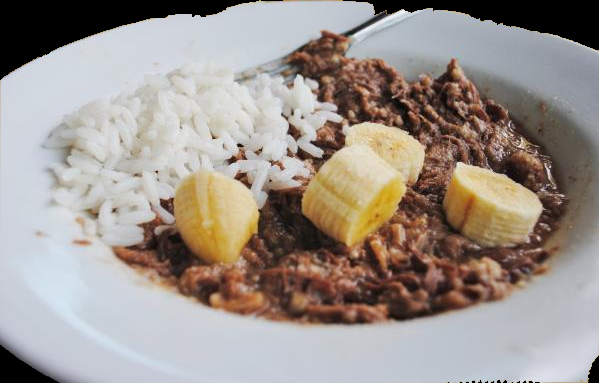
#> input picture assets/images/imagem10.jpg, 599 x 383 px
$ python -i pre_processamento_imagens.py   (imports and definitions only)
#> lines starting #> are read from the running program, lines starting #| are printed output that depends on the picture; pictures that were not available may be replaced by others from this repository, and a replacement may not be noted
import matplotlib.pyplot as plt
from PIL import Image, ImageEnhance
from pathlib import Path
from scipy import ndimage
import numpy as np
from skimage.exposure import equalize_adapthist
from skimage.filters import sobel, unsharp_mask
from cv2 import bilateralFilter
from skimage.restoration import denoise_nl_means, estimate_sigma

base_dir = Path(__file__).parent
images_dir = base_dir / "assets/images"

def criaMascara(img):

    def plotar_imagens(img_rgb , img_processada):
        fig, axes = plt.subplots(ncols=2, sharex=True, sharey=True, figsize=(8, 8))

        # Mostrando a imagem original
        axes[0].imshow(img_rgb)
        axes[0].set_title('Imagem Original')
        axes[0].axis('off')

        # Mostrando a imagem original sem contraste
        axes[1].imshow(img_processada, cmap='gray')
        axes[1].set_title('Imagem Original Cinza')
        axes[1].axis('off')

        plt.tight_layout()
        plt.show()

    # Carregando e convertendo imagem
    img_rgb = Image.open(images_dir / "imagem3.jpg")
    img = img_rgb.convert('L')

    # Ajuste de contraste
    enhancer = ImageEnhance.Contrast(img)
    img_contraste = enhancer.enhance(1.3)
    plotar_imagens(img_rgb, img_contraste)

    # Remoção de ruídos (Filtro Bilateral)
    img_bilateral = bilateralFilter(np.array(img_contraste), d=9, sigmaColor=75, sigmaSpace=75)
    plotar_imagens(img_rgb, img_bilateral)

    # Equalização adaptativa do histograma
    img_equalized = equalize_adapthist(img_bilateral, clip_limit=0.03)
    plotar_imagens(img_rgb, img_equalized)

    # Suavização com filtro Gaussiano
    img_gaussian = ndimage.gaussian_filter(img_equalized, sigma=1)
    plotar_imagens(img_rgb, img_gaussian)

    # Realce de bordas (Sobel)
    img_bordas = sobel(img_gaussian)
    plotar_imagens(img_rgb, img_bordas)

    # Nitidez (Unsharp Mask)
    img_final = unsharp_mask(img_bordas, radius=1, amount=1.5)
    plotar_imagens(img_rgb, img_final)

>>> import cv2
>>> picture = cv2.imread('assets/images/imagem10.jpg', cv2.IMREAD_GRAYSCALE)
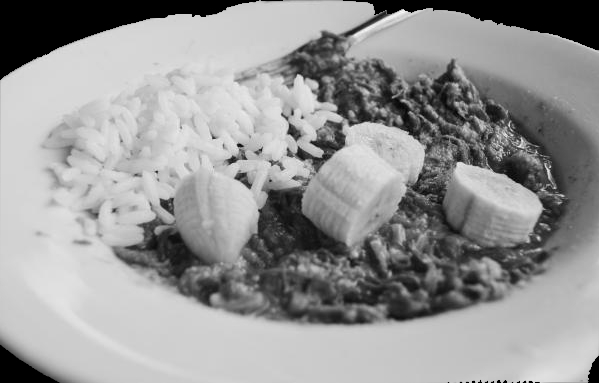
#> picture: shape (383, 599); min 0, max 250, mean 150.3
>>> result = criaMascara(picture)
#> in criaMascara, `img_contraste = enhancer.enhance(1.3)`:
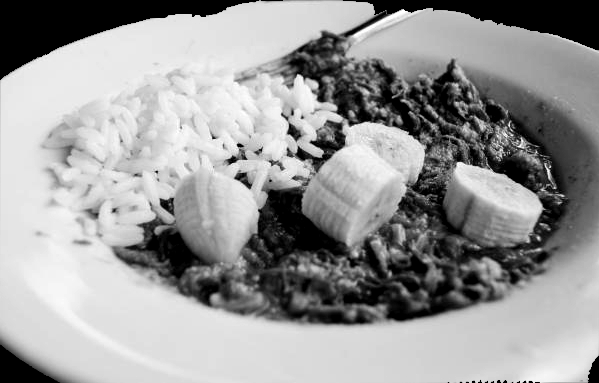
#> img_contraste: PIL image 599x383 L; min 0, max 255, mean 153
#> in plotar_imagens, `plt.show()`:
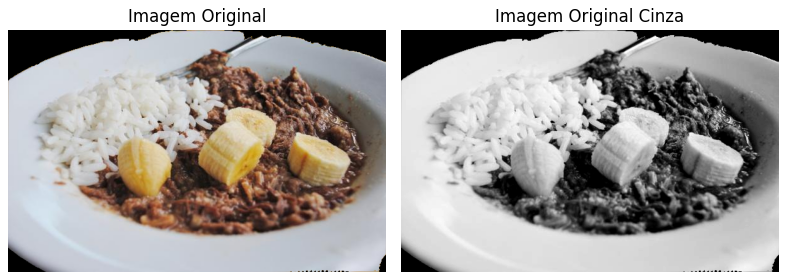
#> figure drawn by matplotlib, 2 panels
#> in criaMascara, `img_bilateral = bilateralFilter(np.array(img_contraste), d=9, sigmaCol..`:
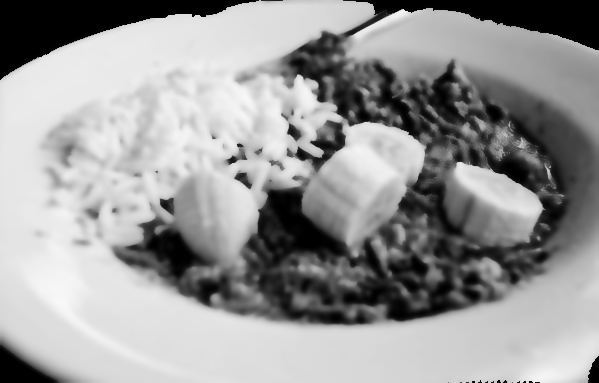
#> img_bilateral: shape (383, 599); min 0, max 248, mean 153
#> in criaMascara, `img_equalized = equalize_adapthist(img_bilateral, clip_limit=0.03)`:
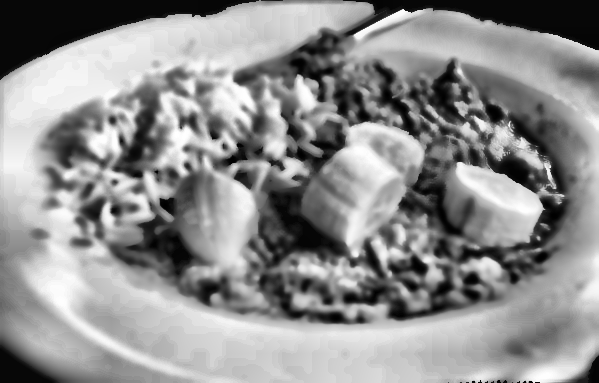
#> img_equalized: shape (383, 599) float64; min 0, max 1, mean 0.563
#> in criaMascara, `img_bordas = sobel(img_gaussian)`:
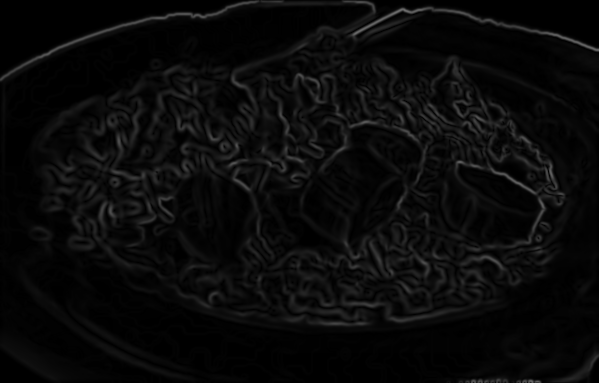
#> img_bordas: shape (383, 599) float64; min 0, max 0.433, mean 0.0397

$ run again, on assets/images/imagem2.jpg
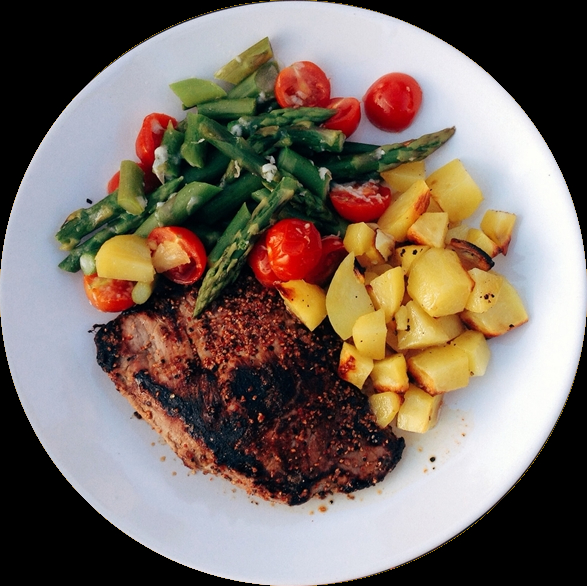
#> input picture assets/images/imagem2.jpg, 587 x 586 px
#> in criaMascara, `img_equalized = equalize_adapthist(img_bilateral, clip_limit=0.03)`:
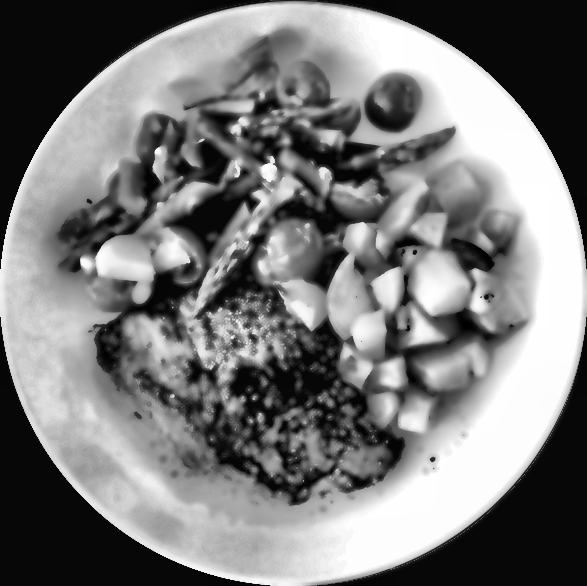
#> img_equalized: shape (586, 587) float64; min 0, max 1, mean 0.48
#> in criaMascara, `img_bordas = sobel(img_gaussian)`:
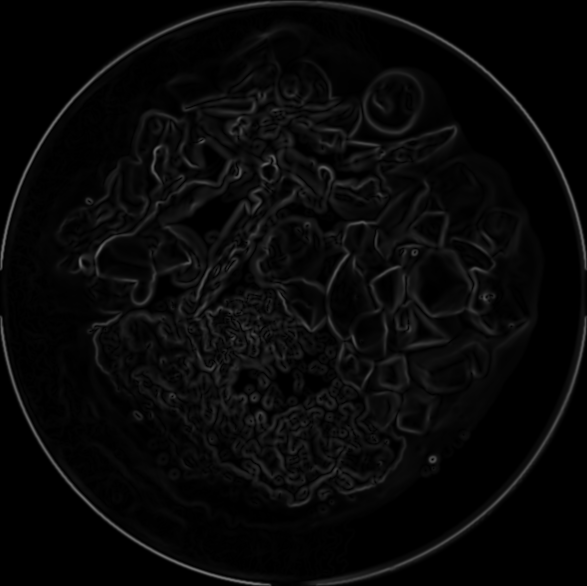
#> img_bordas: shape (586, 587) float64; min 0, max 0.446, mean 0.0329

$ run again, on assets/images/imagem3.jpg
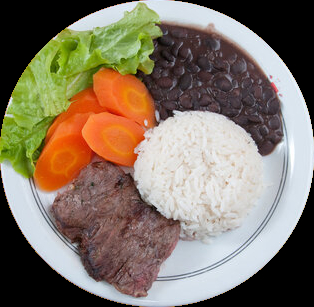
#> input picture assets/images/imagem3.jpg, 314 x 307 px
#> in criaMascara, `img_gaussian = ndimage.gaussian_filter(img_equalized, sigma=1)`:
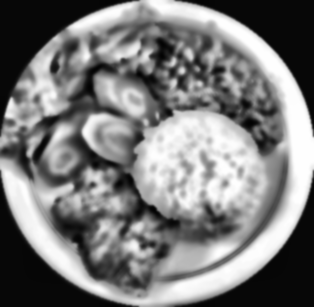
#> img_gaussian: shape (307, 314) float64; min 0.00651, max 1, mean 0.485
#> in criaMascara, `img_bordas = sobel(img_gaussian)`:
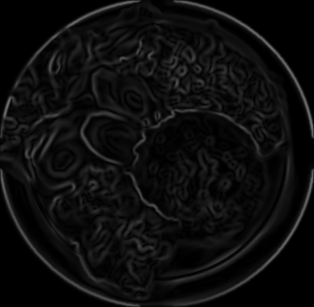
#> img_bordas: shape (307, 314) float64; min 6.13e-19, max 0.449, mean 0.0524
